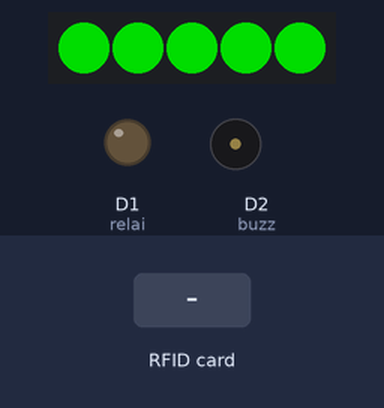
A program run on a simulated ESP8266 (NodeMCU). Shown: 5 RGB LEDs in strip order, left to right, output pins drawn as LEDs (lit = HIGH), buzzer (waves = sounding). Inputs (shaded band) come from the test bench. Dim RGB values are drawn brighter than linear; what the program prints to the serial monitor is not drawn.

Above: at 5.7 s.
7.6 s: RFID card 5E 7A 19 C4 held to the reader
At 9.3 s:
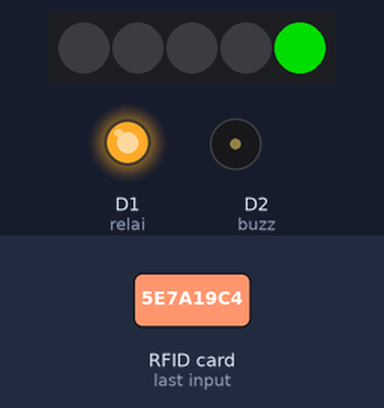
At 10.9 s:
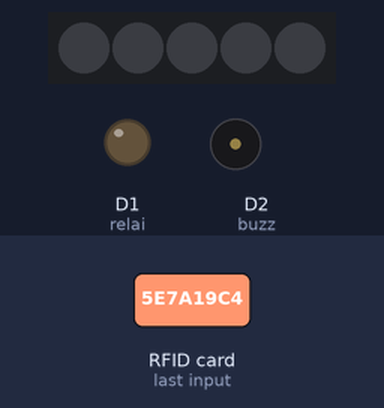
Timing chart, 0 to 12.4 s (numbered marks = the images above; inputs shaded):
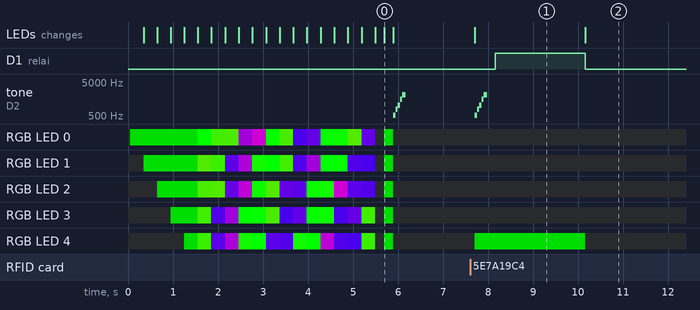

The program:

main.cpp
```cpp
// // // https://github.com/knolleary/pubsubclient/blob/master/examples/mqtt_esp8266/mqtt_esp8266.ino

// // #include <Arduino.h>
// // #include <ESP8266WiFi.h>   // permet la connexion du module ESP8266 à la WiFi
// // #include <PubSubClient.h>  // permet d'envoyer et de recevoir des messages MQTT

// // #include <SPI.h>
// // #include <MFRC522.h>
// // #include <EEPROM.h> //https://github.com/esp8266/Arduino/blob/master/libraries/EEPROM/EEPROM.h

// // #include "Wire.h"
// // #include "Adafruit_INA219.h"
// // Adafruit_INA219 ina219;

// // // /* RFID */
// // // const byte bonUID[NOMBRE_CASIER][4] = {{245,100,55,70}};

// // // /* setup des pin.s de la carte pour la connexion avec le module RFID */
// // // const int pinRST    = D3; // pin RST du module RC522
// // // const int pinSS     = D8; // pin SS du module RC522
// // // const int pinMOSI   = D7; // pin MOSI du module RC522
// // // const int pinMISO   = D6; // pin MISO du module RC522
// // // const int pinSCK    = D5; // pin SCK du module RC522
// // // const int pinSDA    = pinSS; // pin SDA du module RC522
// // // MFRC522 rfid(pinSDA, pinRST);


#include <Adafruit_NeoPixel.h>
#include <SPI.h>
#include <MFRC522.h>
#include <Arduino.h>

#define SS_PIN D8
#define RST_PIN D3
#define NUM_LEDS 5

byte * Wheel(byte WheelPos) {
  static byte c[3];

  if(WheelPos < 85) {
   c[0]=WheelPos * 3;
   c[1]=255 - WheelPos * 3;
   c[2]=0;
  } else if(WheelPos < 170) {
   WheelPos -= 85;
   c[0]=255 - WheelPos * 3;
   c[1]=0;
   c[2]=WheelPos * 3;
  } else {
   WheelPos -= 170;
   c[0]=0;
   c[1]=WheelPos * 3;
   c[2]=255 - WheelPos * 3;
  }

  return c;
}

const byte listeUID[4] = {245,100,55,70};
const int buzz = 4;
//gpio.mode(buzz, gpio.OUTPUT)
const int pinLEDrgb = D4;
const int relai = D1;

bool casier = true;

Adafruit_NeoPixel pixels(NUM_LEDS, pinLEDrgb, NEO_GRB + NEO_KHZ800);

MFRC522 rfid(SS_PIN, RST_PIN); // Instance of the class

MFRC522::MIFARE_Key key;

// Init array that will store new NUID
byte nuidPICC[4];

void printHex(byte *buffer, byte bufferSize) {
  for (byte i = 0; i < bufferSize; i++) {
    Serial.print(buffer[i] < 0x10 ? " 0" : " ");
    Serial.print(buffer[i], HEX);
  }
}

void printDec(byte *buffer, byte bufferSize) {
  for (byte i = 0; i < bufferSize; i++) {
    Serial.print(buffer[i] < 0x10 ? " 0" : " ");
    Serial.print(buffer[i], DEC);
  }
}

void rainbowCycle(int SpeedDelay) {
  byte *c;
  uint16_t i, j;

  for(j=0; j<151*5; j++) { // 5 cycles of all colors on wheel
    for(i=0; i< NUM_LEDS; i++) {
      c=Wheel(((i * 151 / NUM_LEDS) + j) & 150);
      pixels.setPixelColor(i, pixels.Color(*c, *(c+1), *(c+2)));
    }
    pixels.show();
    delay(SpeedDelay);
    pixels.clear();
  }
}

void setup()
{

  Serial.begin(115200);
  SPI.begin(); // Init SPI bus
  rfid.PCD_Init(); // Init MFRC522

  for (byte i = 0; i < 6; i++) {
    key.keyByte[i] = 0xFF;
   }

  pinMode(pinLEDrgb, OUTPUT);
  pinMode(buzz, OUTPUT);
  pinMode(relai, OUTPUT);

  pixels.begin();
  pixels.show();
  pixels.clear();

  /* ANIMATION LED DÉBUT */

   for(int i = 0;i<NUM_LEDS;i++){
     pixels.setPixelColor(i, pixels.Color(0, 150, 0));
     pixels.show();
     delay(300);
   }

   rainbowCycle(5);

   pixels.clear();
   pixels.show();

  delay(200);

   for(int i = 0;i<NUM_LEDS;i++){
     pixels.setPixelColor(i, pixels.Color(0, 150, 0));
     pixels.show();
   }
   delay(200);
   pixels.clear();
   pixels.show();

   tone(buzz,523,50);
   delay(50);
   tone(buzz, 783, 50);
   delay(50);
   tone(buzz, 1046, 50);
   delay(50);
   tone(buzz, 1568, 50);
   delay(50);
   tone(buzz, 2093, 70);
   delay(250);

  /* ANIMATION LED FIN */
}


void loop() {

  Serial.print("looping!");
  delay(100);
  //rainbowCycle(5); // Arc-en-cieel

  // Reset the loop if no new card present on the sensor/reader. This saves the entire process when idle.
  if ( ! rfid.PICC_IsNewCardPresent())
    return;

  // Verify if the NUID has been readed
  if ( ! rfid.PICC_ReadCardSerial())
    return;

  Serial.print("PICC type: ");
  MFRC522::PICC_Type piccType = rfid.PICC_GetType(rfid.uid.sak);
  Serial.println(rfid.PICC_GetTypeName(piccType));

  // Check is the PICC of Classic MIFARE type
  if (piccType != MFRC522::PICC_TYPE_MIFARE_MINI &&
    piccType != MFRC522::PICC_TYPE_MIFARE_1K &&
    piccType != MFRC522::PICC_TYPE_MIFARE_4K) {
    Serial.println(F("Your tag is not of type MIFARE Classic."));
    return;
  }

  if (rfid.uid.uidByte[0] != nuidPICC[0] ||
    rfid.uid.uidByte[1] != nuidPICC[1] ||
    rfid.uid.uidByte[2] != nuidPICC[2] ||
    rfid.uid.uidByte[3] != nuidPICC[3] ) {

    Serial.println("A new card has been detected.");

    if (casier){
          // Store NUID into nuidPICC array
      for (byte i = 0; i < 4; i++) {
        nuidPICC[i] = rfid.uid.uidByte[i];
      }
    }

    Serial.println(F("The NUID tag is:"));
    Serial.print(F("In hex: "));
    printHex(rfid.uid.uidByte, rfid.uid.size);
    Serial.println();
    Serial.print(F("In dec: "));
    printDec(rfid.uid.uidByte, rfid.uid.size);
    Serial.println();

    // on allume la LED verte
     pixels.clear();
     pixels.setPixelColor(4, pixels.Color(0, 150, 0));
     pixels.show();

    if (casier){

      casier = !casier;

      pixels.clear();
      pixels.setPixelColor(4, pixels.Color(0, 150, 0));
      pixels.show();

       tone(buzz,523,50);
       delay(50);
       tone(buzz, 783, 50);
       delay(50);
       tone(buzz, 1046, 50);
       delay(50);
       tone(buzz, 1568, 50);
       delay(50);
       tone(buzz, 2093, 70);
       delay(250);

      digitalWrite(relai, HIGH);
      delay(2000);
      digitalWrite(relai, LOW);

      pixels.clear();
      pixels.show();
    }

    else{ // Casiers déjà pris
          pixels.clear();
          pixels.setPixelColor(4, pixels.Color(150, 0, 0));
          pixels.show();
          tone(buzz,370,50);
          delay(100);
          tone(buzz, 370, 300);
          delay(1000);
        }
         pixels.clear();
         pixels.show();
  }

  else {

    Serial.println(F("Card read previously."));

    if (not casier){ // Retrait de son téléphone

      casier = !casier;
       pixels.clear();
       pixels.setPixelColor(4, pixels.Color(0, 150, 0));
       pixels.show();

       tone(buzz,523,50);
       delay(50);
       tone(buzz, 783, 50);
       delay(50);
       tone(buzz, 1046, 50);
       delay(50);
       tone(buzz, 1568, 50);
       delay(50);
       tone(buzz, 2093, 70);
       delay(250);

      digitalWrite(relai, HIGH);
      delay(2000);
      digitalWrite(relai, LOW);

       pixels.clear();
       pixels.show();

      byte nuidPICC[4] = {0,0,0,0};
    }

    else{

      casier = !casier;
       pixels.clear();
       pixels.setPixelColor(4, pixels.Color(0, 150, 0));
       pixels.show();

       tone(buzz,523,50);
       delay(50);
       tone(buzz, 783, 50);
       delay(50);
       tone(buzz, 1046, 50);
       delay(50);
       tone(buzz, 1568, 50);
       delay(50);
       tone(buzz, 2093, 70);
       delay(250);

      digitalWrite(relai, HIGH);
      delay(2000);
      digitalWrite(relai, LOW);

       pixels.clear();
       pixels.show();
    }

  }

  // Halt PICC
  rfid.PICC_HaltA();

  // Stop encryption on PCD
  rfid.PCD_StopCrypto1();

}


// // bool ouverture_relai(){

// //  const int n = -1;
// //  for (byte i = 0; i < 4; i++){

// //    n++;
// //    if (casiers_utilises[i]==0){

// //      if (n==0){
// //        digitalWrite(relai1, 1);
// //        delay(5000);
// //        digitalWrite(relai1, 0);
// //        return true
// //      }
// //      if (n==1){
// //        digitalWrite(relai2, 1);
// //        delay(5000);
// //        digitalWrite(relai2, 0);
// //        return true
// //      }
// //      if (n==2){
// //        digitalWrite(relai3, 1);
// //        delay(5000);
// //        digitalWrite(relai3, 0);
// //        return true
// //      }
// //      if (n==3){
// //        digitalWrite(relai4, 1);
// //        delay(5000);
// //        digitalWrite(relai4, 0);
// //        return true
// //      }
// //      else {
// //        return false
// //      }
// //    }
// //  }
// // }
```

Measured:
- after the input at 7.6 s, D1 (relai): LOW → HIGH after 0.56 s, → LOW 2.0 s later; tone on D2 (buzz): plays 523 Hz for 0.05 s, 783 Hz for 0.05 s, 1046 Hz for 0.05 s, 1568 Hz for 0.05 s, 2093 Hz for 0.07 s, starting after 0.11 s; RGB LED 4: off → RGB(0, 150, 0) after 0.11 s, → off 2.5 s later; the LEDs: change after 0.11 s (image 1)
- what the display in image 1 shows lasts 2.5 s, from 7.7 s to 10.2 s
